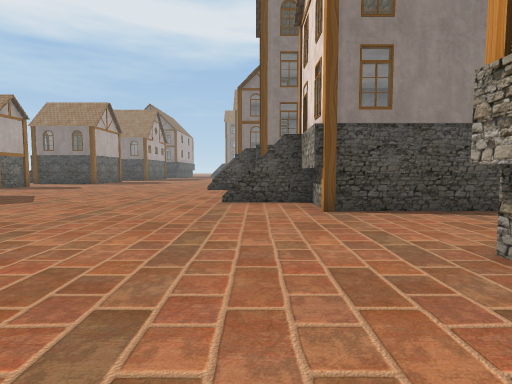
view 1 (above)

24 first-person views from a walk through a scene from a Unity 3-D project. The camera is 1.4 m above the floor, tilts 4° down and sees 80° across. The floor is counted in squares, 2 m on a side. Each view is taken from the middle of a square. On the plan, view 1 faces up. The plan holds only what a view shows up to about 10 squares ahead; the rest is blank. The place goes on beyond the plan. Door leaves are left out, so doorways stand open.

view 2
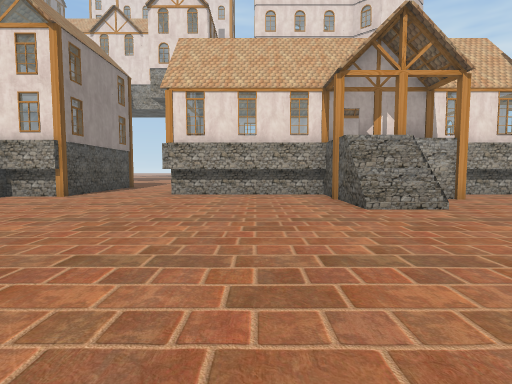

view 3
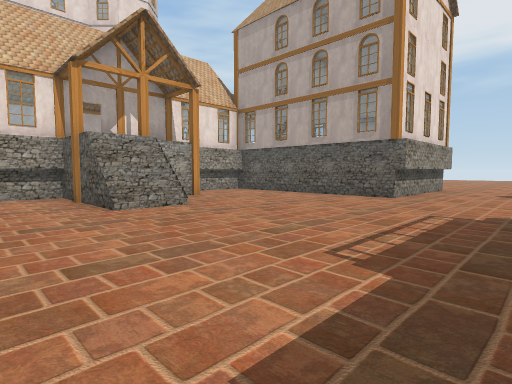

view 4
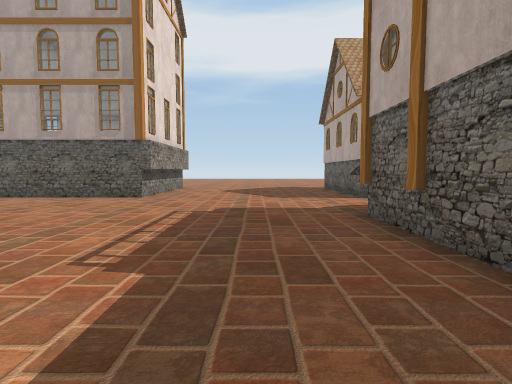

view 5
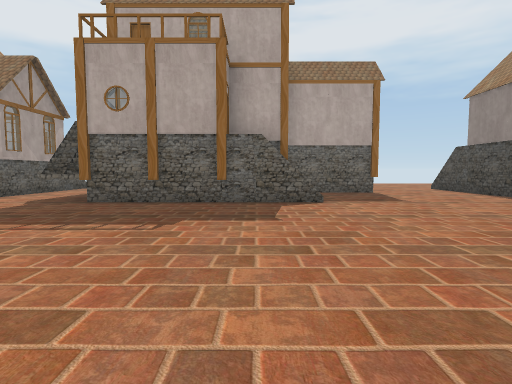

view 6
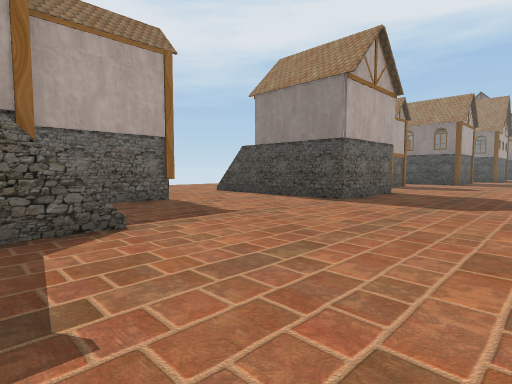

view 7
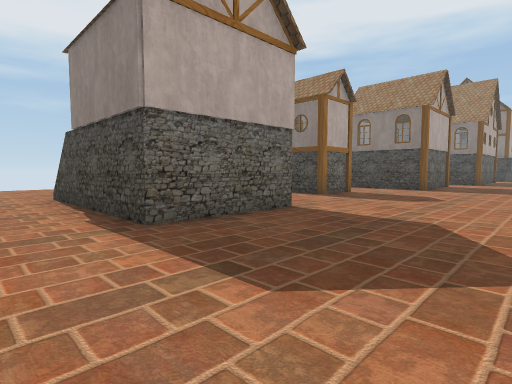

view 8
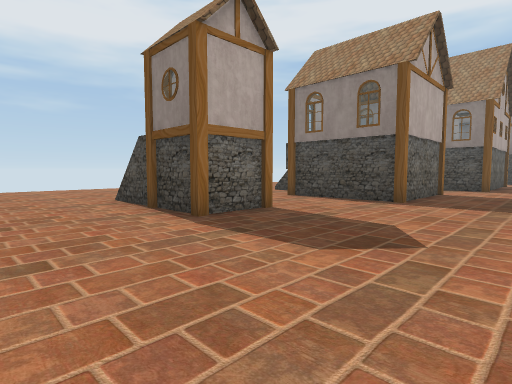

view 9
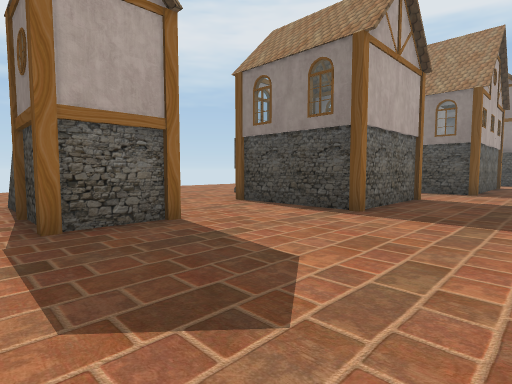

view 10
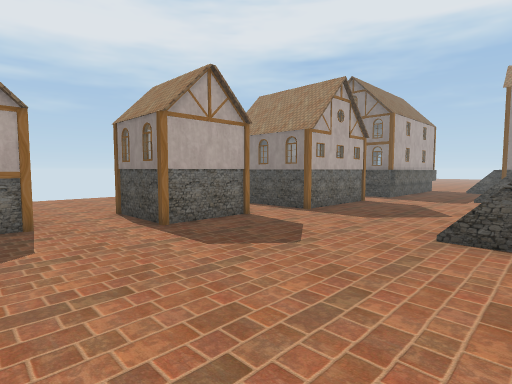

view 11
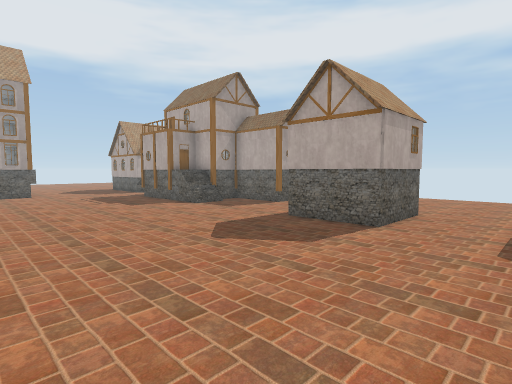

view 12
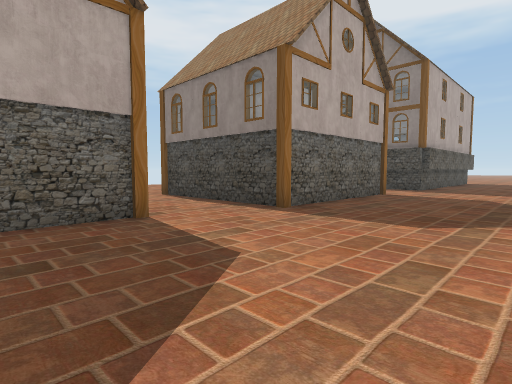

view 13
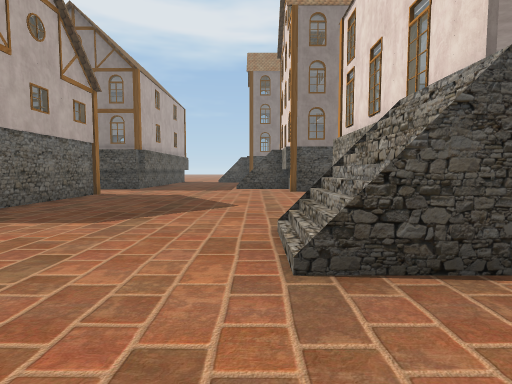

view 14
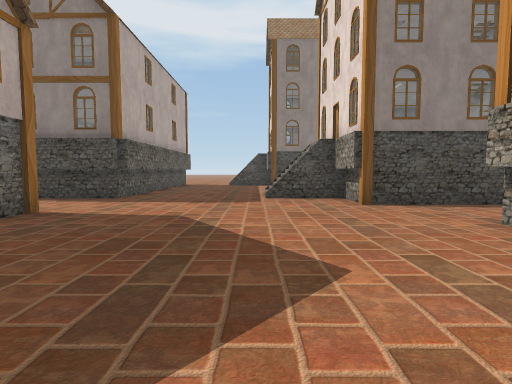

view 15
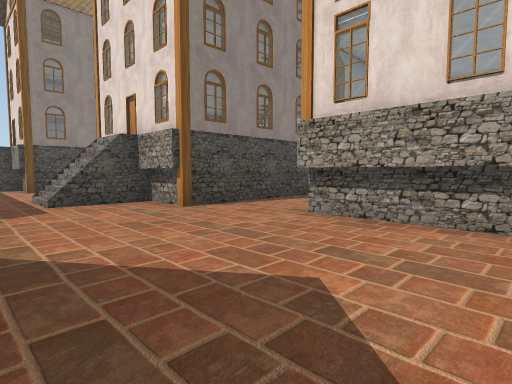

view 16
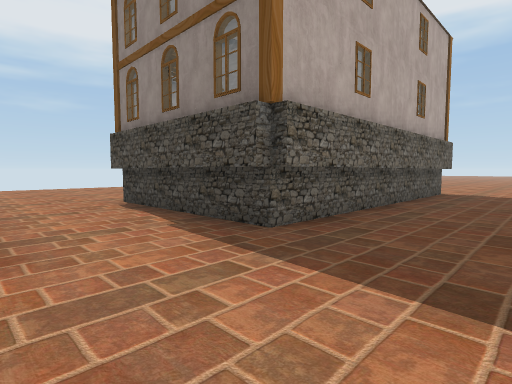

view 17
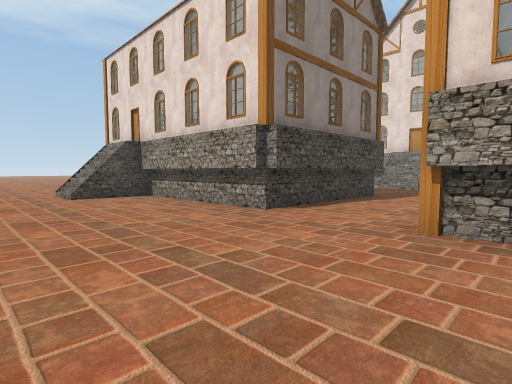

view 18
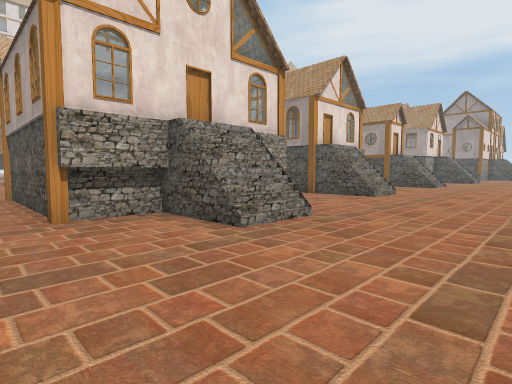

view 19
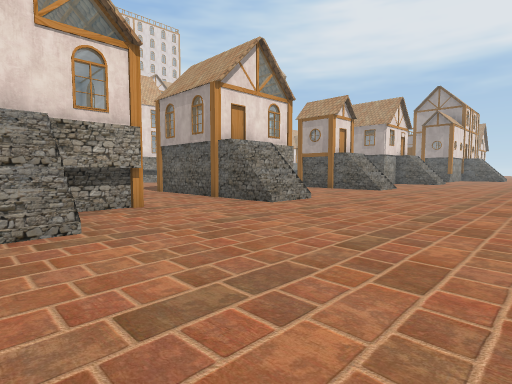

view 20
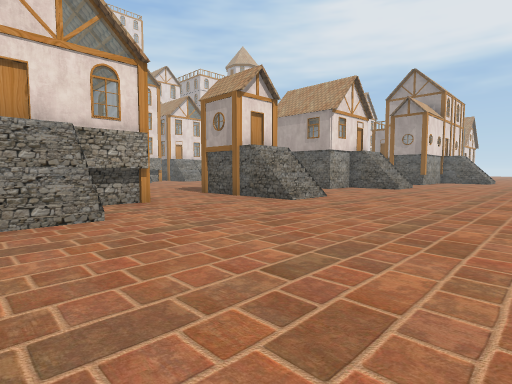

view 21
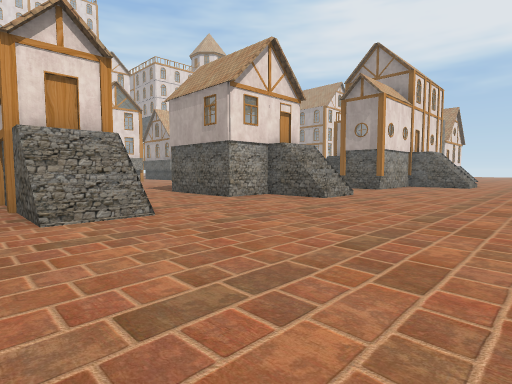

view 22
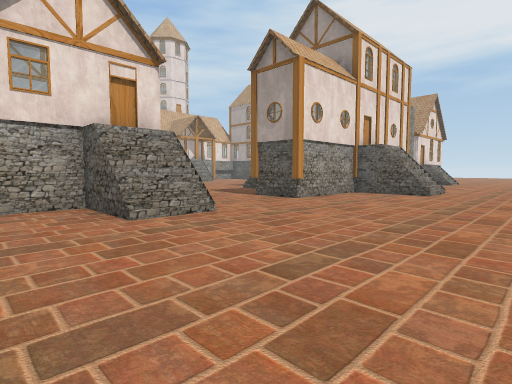

view 23
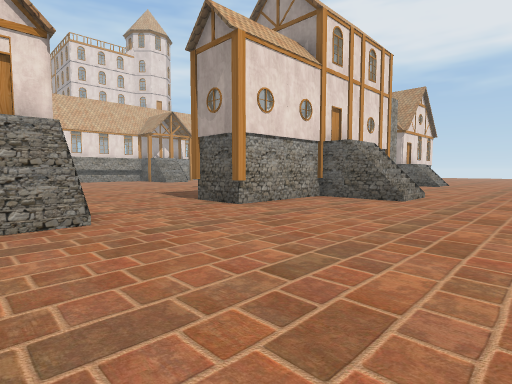

view 24
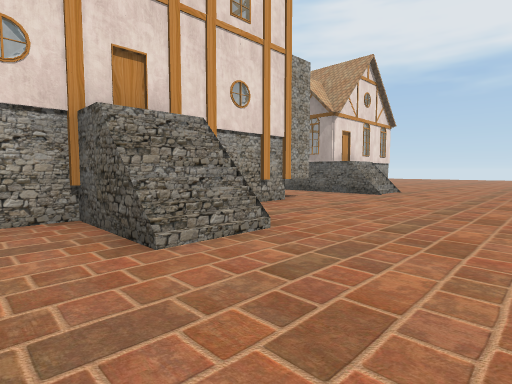

### Floor plan
Key: @ floor where view 1 was taken; # wall or solid block; . main floor; : floor 2 m higher than the main floor; + floor 3 m higher than the main floor; / step, stairs or slope; D open door; O other object.
Columns run from 18 left of view 1 to 4 right of it. Each row starts with its distance up from view 1.
 34    ./ O OOO.. .OOOO
 33    .//OO OO.. ..
 32    ...OOOOO.. . O
 31    ...OOOOO.... OOOO
 30   ....OOOOO....   OOO
 29   ....OOOOO..../O OOO
 28  ...............OOOOO
 27  ...............O...OO
 26  .....OOOOO.........
 25  .....OOOOO......O##
 24 ..../ OOOOO......##
 23 ....//OOOOO......#
 22 ......OOOOO......#
 21 .................#
 20 ................/D
 19 ...../OOOO....../D
 18 .....  OOO.......
 17 .......OOO.......
 16 .......OOO.......
 15 .................
 14 .................
 13 .....//OO........
 12 .....//OO....... /
 11 .................
 10 ..................OO
  9 ..................
  8 .......OOO........  OO
  7 ...../+OOO......../OOO
  6 ...../OOOO.........OOOO
  5 ...................O...
  4 ......................
  3 .....OO...............
  2 .....OO.............O
  1 .....OO.............#
  0 .....OO  /........@.#
 -1 ...  O   /..........#
 -2 .../ O  OO......./OOO
 -3 .....O  OO......./OOO
 -4 .....O  OO........ OO
 -5  ....OOOOO........OOO
 -6  ...................#
 -7  ...................#
 -8  .../:OOO.....O####
 -9  .../O  O.....##
-10  ...    O.....#
-11  ..         ..#

Where each view was taken, in squares from view 1:
view 1: 0 up, 0 right, facing up
view 2: 0 up, 7 left, facing right
view 3: 0 up, 7 left, facing down-right
view 4: 0 up, 7 left, facing down
view 5: 1 down, 2 left, facing left
view 6: 1 down, 5 left, facing up-left
view 7: 4 up, 5 left, facing up-left
view 8: 9 up, 6 left, facing up-left
view 9: 11 up, 6 left, facing up-left
view 10: 12 up, 1 left, facing up-left
view 11: 12 up, 1 left, facing down-left
view 12: 17 up, 4 left, facing up-left
view 13: 17 up, 3 left, facing up
view 14: 21 up, 4 left, facing up
view 15: 22 up, 5 left, facing up-right
view 16: 26 up, 5 left, facing up-left
view 17: 25 up, 16 left, facing up-right
view 18: 27 up, 17 left, facing down-right
view 19: 24 up, 18 left, facing down-right
view 20: 19 up, 18 left, facing down-right
view 21: 14 up, 18 left, facing down-right
view 22: 9 up, 18 left, facing down-right
view 23: 7 up, 18 left, facing down-right
view 24: 1 up, 18 left, facing down-right
